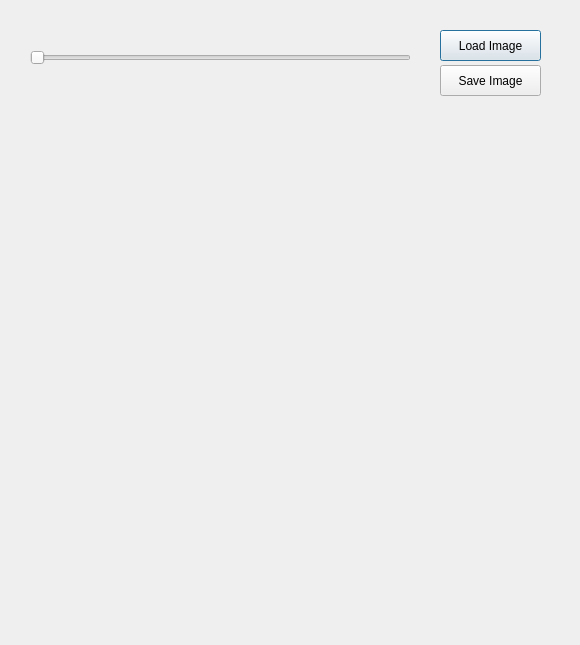
<?xml version="1.0" encoding="UTF-8"?>
<ui version="4.0">
 <class>Dialog</class>
 <widget class="QDialog" name="Dialog">
  <property name="geometry">
   <rect>
    <x>0</x>
    <y>0</y>
    <width>580</width>
    <height>645</height>
   </rect>
  </property>
  <property name="windowTitle">
   <string>Dialog</string>
  </property>
  <widget class="QLabel" name="label">
   <property name="geometry">
    <rect>
     <x>40</x>
     <y>110</y>
     <width>500</width>
     <height>500</height>
    </rect>
   </property>
   <property name="text">
    <string/>
   </property>
  </widget>
  <widget class="QPushButton" name="loadbtn">
   <property name="geometry">
    <rect>
     <x>440</x>
     <y>30</y>
     <width>101</width>
     <height>31</height>
    </rect>
   </property>
   <property name="text">
    <string>Load Image</string>
   </property>
  </widget>
  <widget class="QSlider" name="slider">
   <property name="geometry">
    <rect>
     <x>30</x>
     <y>50</y>
     <width>381</width>
     <height>16</height>
    </rect>
   </property>
   <property name="minimum">
    <number>1</number>
   </property>
   <property name="maximum">
    <number>500</number>
   </property>
   <property name="orientation">
    <enum>Qt::Horizontal</enum>
   </property>
  </widget>
  <widget class="QPushButton" name="savebtn">
   <property name="geometry">
    <rect>
     <x>440</x>
     <y>65</y>
     <width>101</width>
     <height>31</height>
    </rect>
   </property>
   <property name="text">
    <string>Save Image</string>
   </property>
  </widget>
 </widget>
 <resources/>
 <connections/>
</ui>
